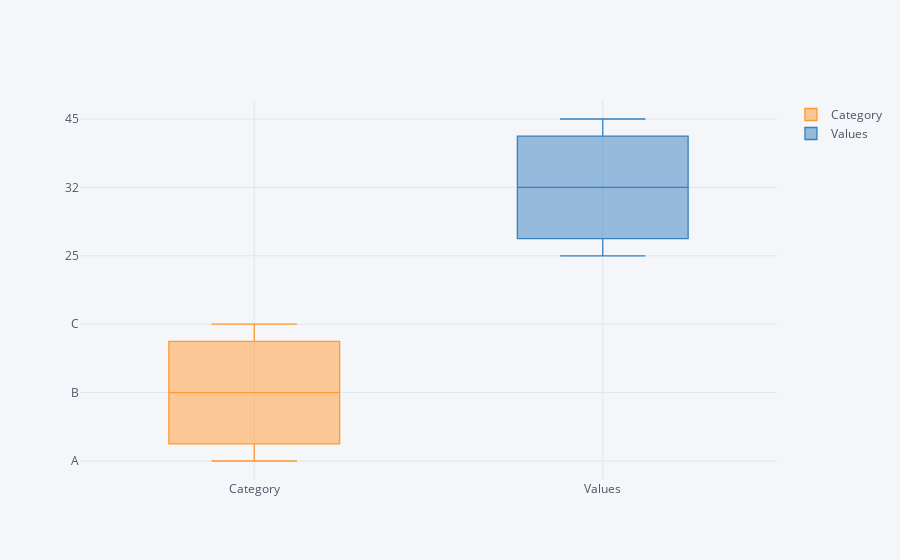

Source (notebook cell):
### Code cell
data2.iplot(kind='box')

### Figure 1 — Plotly figure (JSON) as saved in the notebook; plotly's stock layout.template omitted (floating-point values rounded to 4 significant figures)
{"data": [{"boxpoints": false, "line": {"width": 1.3}, "marker": {"color": "rgba(255, 153, 51, 1.0)"}, "name": "Category", "orientation": "v", "type": "box", "y": ["A", "B", "C"]}, {"boxpoints": false, "line": {"width": 1.3}, "marker": {"color": "rgba(55, 128, 191, 1.0)"}, "name": "Values", "orientation": "v", "type": "box", "y": [25, 32, 45]}], "layout": {"legend": {"bgcolor": "#F5F6F9", "font": {"color": "#4D5663"}}, "paper_bgcolor": "#F5F6F9", "plot_bgcolor": "#F5F6F9", "title": {"font": {"color": "#4D5663"}}, "xaxis": {"gridcolor": "#E1E5ED", "showgrid": true, "tickfont": {"color": "#4D5663"}, "title": {"font": {"color": "#4D5663"}, "text": ""}, "zerolinecolor": "#E1E5ED"}, "yaxis": {"gridcolor": "#E1E5ED", "showgrid": true, "tickfont": {"color": "#4D5663"}, "title": {"font": {"color": "#4D5663"}, "text": ""}, "zerolinecolor": "#E1E5ED"}}}
